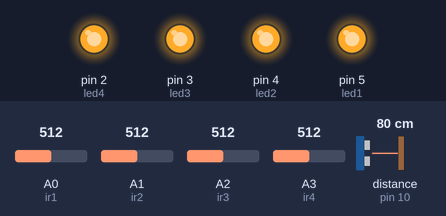
Simulated run of this sketch. Board: Arduino Uno, built with avr-gcc and run on an emulated ATmega328P. Parts: output pins drawn as LEDs (lit = HIGH). Wiring (inferred from the names in the program): ultrasonic range finder: trigger pin 11; echo pin 10. Inputs (shaded band) come from the test bench; at power-on: A0 (ir1) = 512, A1 (ir2) = 512, A2 (ir3) = 512, A3 (ir4) = 512, distance to the obstacle (sensor on pin 10) 80 cm. The echo pulse lasts 58.3 µs per cm; pins used as bus, display or sensor lines are not drawn; what the sketch prints to the serial monitor is not drawn.

Above: at 6.6 s.
6.7 s: A0 (ir1) set to 217
8.2 s: A0 (ir1) set to 183
10.1 s: A1 (ir2) set to 486
12.1 s: A2 (ir3) set to 488
Timing chart, 0 to 15.1 s (numbered marks = the images above; inputs shaded):
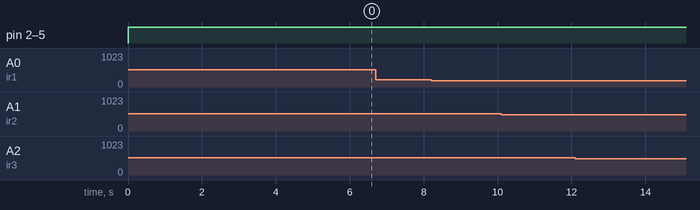

The sketch:

sumo.ino
```cpp
 /*
This program for autonomous sumo robot.
This program made by JAZARI club(UTM).
Using 4 ir sensor trcrt5000.
And 3 Sonar Sensor
*/
#include <SoftwareSerial.h>

#define SABER_TX_PIN  1
//Not used but still initialised, Digital pin 12 is serial receive from Sabertooth
#define SABER_RX_PIN  0

//set baudrate to match sabertooth dip settings
#define SABER_BAUDRATE 9600

//simplifierd serial limits for each motor
#define SABER_MOTOR1_FULL_FORWARD 127
#define SABER_MOTOR1_FULL_REVERSE 1

#define SABER_MOTOR2_FULL_FORWARD 255
#define SABER_MOTOR2_FULL_REVERSE 128

//motor level to send when issuing full stop command
#define SABER_ALL_STOP  0


const int led4 = 2;
const int led3 = 3;
const int led2 = 4;
const int led1 = 5;
int ir1 = A0; int ir2 = A1;
int ir3 = A2; int ir4 = A3;
//sonar sensor
#define trigPin 13
#define echoPin 12
#define trigPin1 11
#define echoPin1 10
#define trigPin2 7
#define echoPin2 6

int val[4]; // val[0]=ir1 // val[1]=ir2 // val[2]=ir3 //val[3]=ir4
int son[3];
int dur;
int dur1;
int dur2;
int trace;
void monitorprint(void);
void monitor_print(void);
//irsensor
void irread(void);
void checkir(void);
//sonarsensor
void sonarread(void);;
void checksonar(void);
void led_low(void);
void led_high(void);
const int X = 300; //kanan sonarsensor
const int C = 420; //center sonar
const int V = 300; //kiri sonar sensor
const int A = 200; //irsensor kanan depan //change this one
const int S = 500; //irsensor kiri depan
const int D = 500; //irsensor kiri belakang
const int F = 500;//irsensor kanan belakang
const int f = 60; //speed full forward
const int h = 30; //speed half forward
SoftwareSerial SaberSerial = SoftwareSerial (SABER_RX_PIN, SABER_TX_PIN );


void setup()                    // run once, when the sketch starts
{
  pinMode(led1, OUTPUT);
  pinMode(led2, OUTPUT);
  pinMode(led3, OUTPUT);
  pinMode(led4, OUTPUT);

  //ir sensor
  pinMode(ir1, INPUT);            //set sensePin as input
  pinMode(ir2, INPUT);            //set sensePin as input
  pinMode(ir3, INPUT);            //set sensePin as input
  pinMode(ir4, INPUT);            //set sensePin as input

  //sonar sensor
  pinMode(trigPin, OUTPUT);
  pinMode(echoPin, INPUT);
  pinMode(trigPin1, OUTPUT);
  pinMode(echoPin1, INPUT);
  pinMode(trigPin2, OUTPUT);
  pinMode(echoPin2, INPUT);
  Serial.begin(9600);      // HARD wired Serial feedback to PC for debugging in Wiring
  initSabertooth();
}


void loop ()
{
  initialization();
  //monitor_print();
   delay(5);
    led_high();
    motor_right(63,63);
    delay(400);
    motor_forward(40,63);
    delay(1700);
    motor_left(63,63);
    delay(500);
    led_low();
  while (1)
  {
    ir_read();
    sonar_read();
    check_sonar_ir_2();
  }

}
void ir_read(void) {
  val[0] = analogRead (A0);
  val[1] = analogRead (A1);
  val[2] = analogRead (A2);
  val[3] = analogRead (A3);
}

void sonar_read(void) {
//  //sonar1
//  digitalWrite(trigPin, LOW);  // Added this line
//  delayMicroseconds(2); // Added this line
//  digitalWrite(trigPin, HIGH);
//  delayMicroseconds(10); // Added this line
//  digitalWrite(trigPin, LOW);
//  dur = pulseIn(echoPin, HIGH);
//  son[0] = (dur / 2) / 2.91;
  //sonar2
  digitalWrite(trigPin1, LOW);  // Added this line
  delayMicroseconds(2); // Added this line
  digitalWrite(trigPin1, HIGH);
  delayMicroseconds(10); // Added this line
  digitalWrite(trigPin1, LOW);
  dur1 = pulseIn(echoPin1, HIGH);
  son[1] = (dur1 / 2) / 2.91;
//  //sonar3
//  digitalWrite(trigPin2, LOW);  // Added this line
//  delayMicroseconds(2); // Added this line
//  digitalWrite(trigPin2, HIGH);
//  delayMicroseconds(10); // Added this line
//  digitalWrite(trigPin2, LOW);
//  dur2 = pulseIn(echoPin2, HIGH);
//  son[2] = (dur2 / 2) / 2.91;
}
void initSabertooth (void)
{
  pinMode ( SABER_TX_PIN, OUTPUT );
  SaberSerial.begin( SABER_BAUDRATE );
  Serial.write(64);
  Serial.write(192);
}

void initialization()
{
  digitalWrite(led1, LOW);
  digitalWrite(led2, LOW);
  digitalWrite(led3, LOW);
  digitalWrite(led4, LOW);
  Serial.write(64);
  Serial.write(192);
}
void check_sonar_ir_2(void) {
  if (val[0] > A) //ir1 active
  {
    led_high();
    motor_backward(50, 30);
    delay(200);
  }
  else if  (val[1] > S) //ir2 active
  {
    led_high();
    motor_backward(30, 50);
    delay(200);
  }
  else if  (val[2] > D) //ir3 active
  {
    led_high();
    motor_forward(50, 30);
    delay(200);
  }
  else if  (val[3] > F) //ir4 active
  {
    led_high();
    motor_forward(30, 50);
    delay(200);
  }
  else if (son[1]<=C)
  {
    digitalWrite(led3, HIGH);
    motor_forward(f, f);
    //monitorprint();
  }
//  else if ((son[0] >= X) && (son[1] >= C) && (son[2] <= X)) //sonar3 active      //001
//  {
//    digitalWrite(led2, HIGH);
//    motor_right(f, f);
//    //monitorprint();
//    //trace=2;
//  }
//  else if ((son[0] >= X) && (son[1] <= C) && (son[2] >= X)) //sonar2 active      //010
//  {
//    digitalWrite(led3, HIGH);
//    motor_forward(f, f);
//    //monitorprint();
//
//  }
//  else if ((son[0] <= X) && (son[1] >= C) && (son[2] >= X)) //sonar1 active      //100
//  {
//    digitalWrite(led4, HIGH);
//    motor_left(f, f);
//    //monitorprint();
//    //trace=3;
//  }
  else
  {
    led_low();
    motor_left(25,15);
    //delay(15);
    //motor_forward(10,5);
    //delay(5);
    //motor_stop();
    //memory();
  }
}
// (motor kanan, motor kiri)
void motor_forward(unsigned char l, unsigned char r)
{
  Serial.write(64 - r);   // 127
  Serial.write(192 + l);   // 255
}
void motor_backward(unsigned char l, unsigned char r)
{
  Serial.write(64 + r);   // 127
  Serial.write(192 - l);   // 255
}
void motor_right(unsigned char l, unsigned char r)
{
  Serial.write(64 + r);   // 127
  Serial.write(192 + l);   // 255
}
void motor_left(unsigned char l, unsigned char r)
{
  Serial.write(64 - r);   // 127
  Serial.write(192 - l);   // 255
}
void motor_stop()
{
  Serial.write(64);
  Serial.write(192);
}
void led_low(void)
{
  digitalWrite(led1, LOW);
  digitalWrite(led2, LOW);
  digitalWrite(led3, LOW);
  digitalWrite(led4, LOW);
}
void led_high(void)
{ digitalWrite(led1, HIGH);
  digitalWrite(led2, HIGH);
  digitalWrite(led3, HIGH);
  digitalWrite(led4, HIGH);
}
void monitor_print(void) {
  ir_read();
  sonar_read();
  Serial.print(val[0]);
  Serial.print("\t");
  Serial.print(val[1]);
  Serial.print("\t");
  Serial.print(val[2]);
  Serial.print("\t");
  Serial.print(val[3]);

//turn off sensor kiri
//  Serial.print("\t");
//  Serial.print("r="); //right
//  Serial.print(son[0]);

  Serial.print("\t");
  Serial.print("c="); //centre
  Serial.print(son[1]);

//turn off sensor kanan
//  Serial.print("\t");
//  Serial.print("l="); //left
//  Serial.print(son[2]);
  Serial.println("\n");
  delay(5);
}
void memory(void)
{
    switch(trace)
    {
        case 1: motor_forward(20,20);break;
        case 2: motor_right(10,10);break;
        case 3: motor_left(10,10);break;
    }

}
```

Measured:
- after the input at 6.7 s, every drawn part: stays the same
- after the input at 8.2 s, every drawn part: stays the same
- after the input at 10.1 s, every drawn part: stays the same
- after the input at 12.1 s, every drawn part: stays the same
